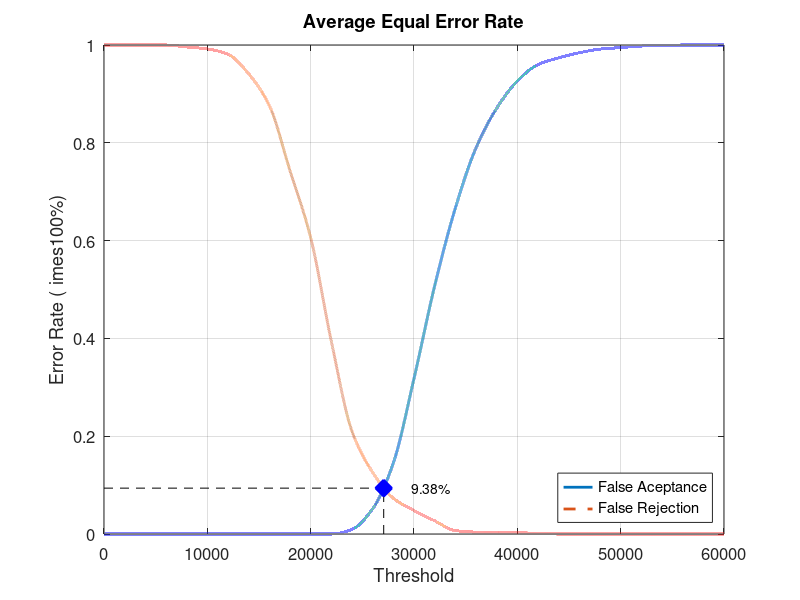
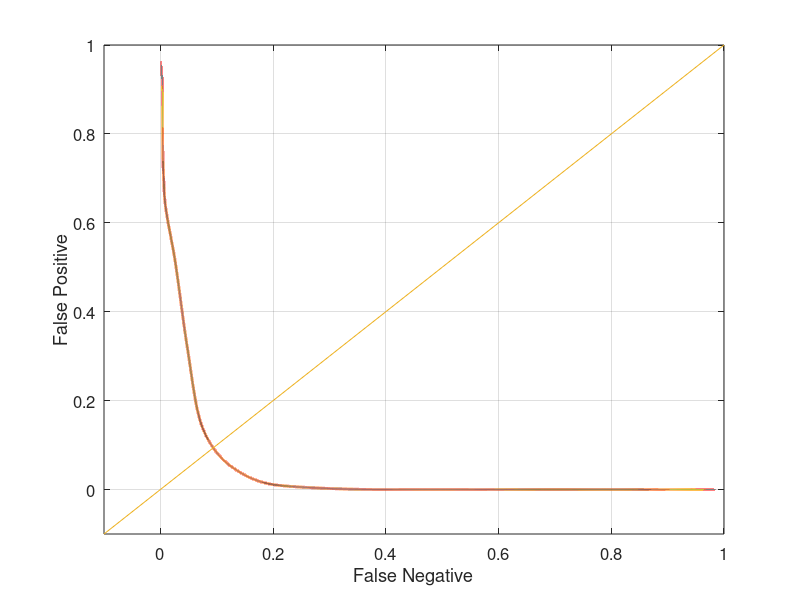

Write MATLAB code to recreate these figures, in order.
close all;
clear;
clc;
x = 0:2000:60000;
xq = 0:0.5:60000;

y0 = [0 0 0 0 0 0 0 0 0 0 0 0 0.00947368 0.0515789 0.145263 0.317895 0.507368 0.666316 0.789474 0.870526 0.926316 0.96 0.973684 0.98421 0.991579 0.994737 0.997895 0.998947 1 1 1]
yy0 = interp1(x, y0, xq, 'pchip');
y1 = [1 1 1 1 0.996 0.992 0.981 0.941 0.876 0.743 0.606 0.394 0.21 0.126 0.073 0.048 0.027 0.007 0.004 0.004 0.003 0.001 0 0 0 0 0 0 0 0 0]
yy1 = interp1(x, y1, xq, 'pchip');

% Calculating EER: 
y2 = abs(y0 - y1);
find(y2 == min(y2))
yy2 = abs(yy0 - yy1);
xEER = find(yy2 == min(yy2));
xEERIndex = xq(xEER) % X-axis EER
yEER = yy0(xEER) % Y-axis EER

main = figure
plot(xq, yy0,'-','LineWidth', 2);	hold on
plot(xq, yy1,'--','LineWidth', 2);	hold on
plot([xEERIndex xEERIndex], [0 yEER], 'k--');	hold on
plot([0 xEERIndex], [yEER yEER], 'k--');	hold on
plot(xEERIndex, yEER, 'bx', 'LineWidth', 10);	hold on
text(xEERIndex + 10 * xEERIndex / 100, yEER, [num2str(round((10000 * yEER)) / 100) '%'])
legend('False Aceptance', 'False Rejection', 'Location', 'SouthEast')
xlabel('Threshold')
ylabel('Error Rate (	imes100%)')
title('Average Equal Error Rate')
set(gca, 'FontSize', 12)
axis([0 60000 0 1])
grid on

print(main, 'Database3AverageMain', '-dpng');
FNRxFPR = figure('Color', [1 1 1]);
plot(yy1, yy0, '-', yy1, yy0, 'LineWidth', 2);
hold on
y = -0.1:0.1:1
plot(y, y); 
set(gca, 'FontSize', 12)
xlabel('False Negative')
ylabel('False Positive')
axis([-0.1 1 -0.1 1])
set(gca, 'FontSize', 12)
grid on

print(FNRxFPR, 'Database3AverageFNRxFPR','-dpng');
